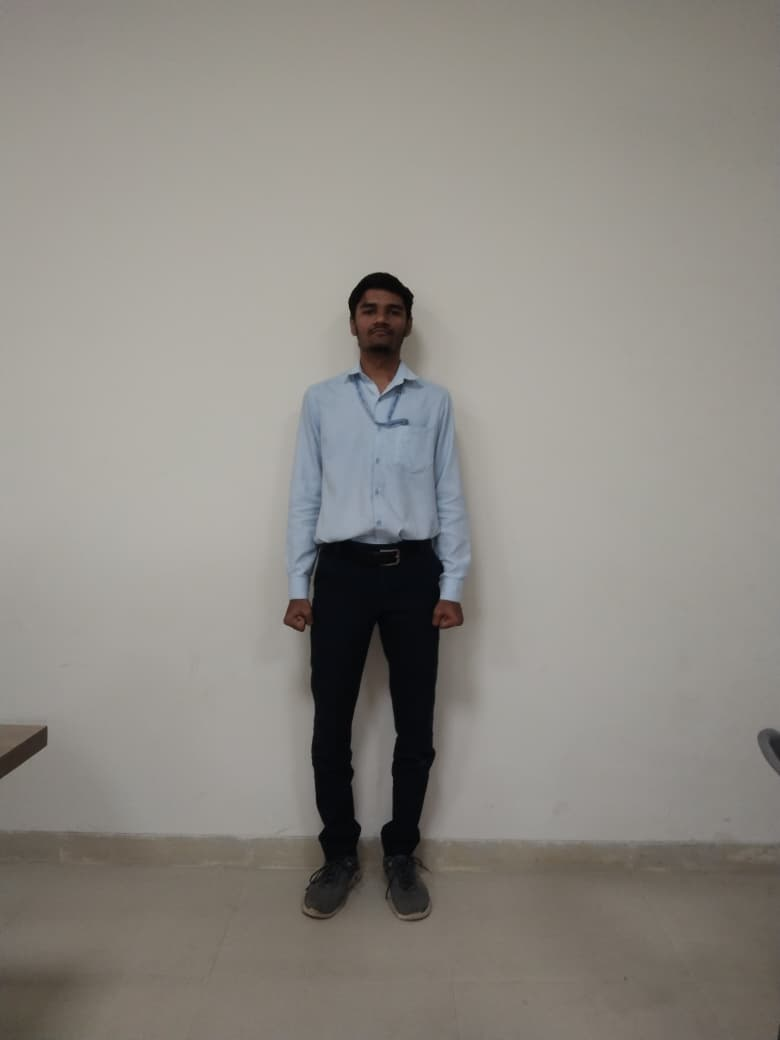
#> input picture test/front1.jpeg, 780 x 1040 px
$ python -i detection.py   (imports and definitions only)
#> lines starting #> are read from the running program, lines starting #| are printed output that depends on the picture; after the words box and inside, x2 and y2 are one past the last pixel; in counts of white or black regions, pixels touching at a corner belong together
#> further down, picture is the input picture: shape (1040, 780, 3); mean B, G, R 131.8, 137.8, 141.4
import cv2
import numpy as np


PERSON_CLASS_ID = 0


# [12 lines left out: functions bbox_height, bbox_width, not called in this run]


def bbox_center_x(bbox):
    x1, _, x2, _ = bbox
    return float(x1 + x2) / 2.0


# [10 lines left out: function is_bbox_fully_visible, not called in this run]


def _clip_bbox(bbox, image_shape):
    height, width = image_shape[:2]
    x1, y1, x2, y2 = bbox

    x1 = max(0, min(int(x1), width - 1))
    y1 = max(0, min(int(y1), height - 1))
    x2 = max(x1 + 1, min(int(x2), width))
    y2 = max(y1 + 1, min(int(y2), height))

    return (x1, y1, x2, y2)


# [48 lines left out: function detect_person, not called in this run]


def detect_door_heuristic(image):
    """
    Detect a door-like vertical rectangle using OpenCV contour heuristics.
    """

    gray = cv2.cvtColor(image, cv2.COLOR_BGR2GRAY)
    blurred = cv2.GaussianBlur(gray, (5, 5), 0)

    edges = cv2.Canny(blurred, 45, 140)
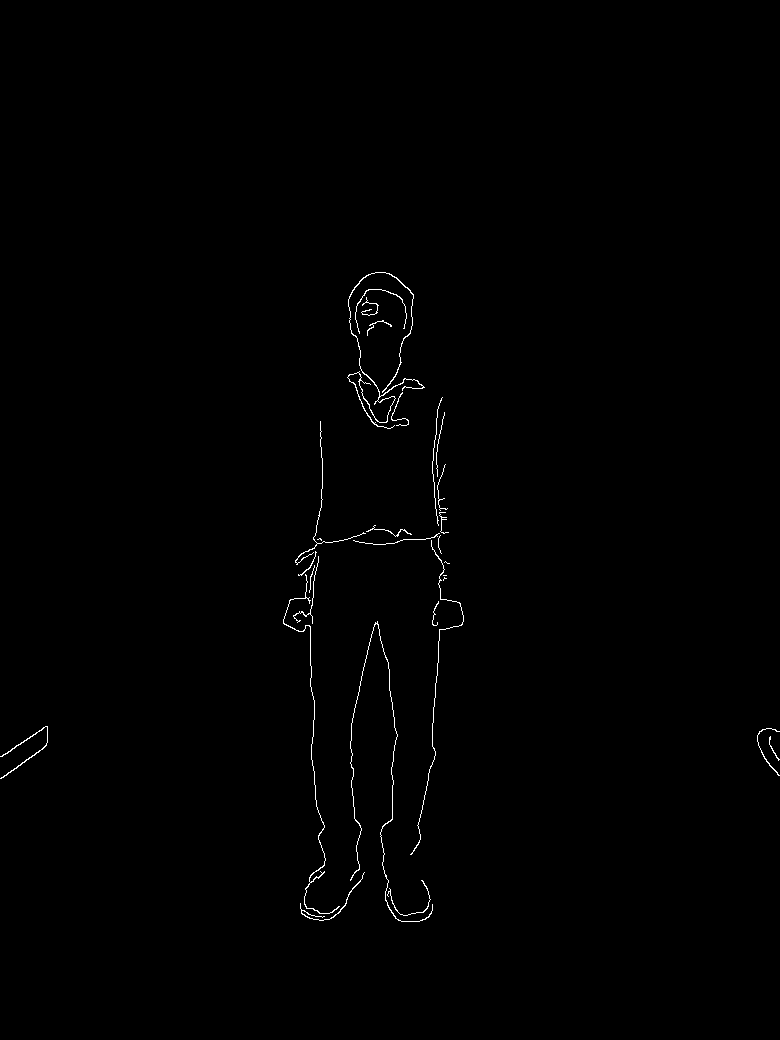
#> edges: shape (1040, 780); 0.5% white in thin lines or dots, all inside (x1, y1, x2, y2) = (0, 272, 780, 922)
    edge_kernel = np.ones((3, 3), np.uint8)
    edges = cv2.dilate(edges, edge_kernel, iterations=2)
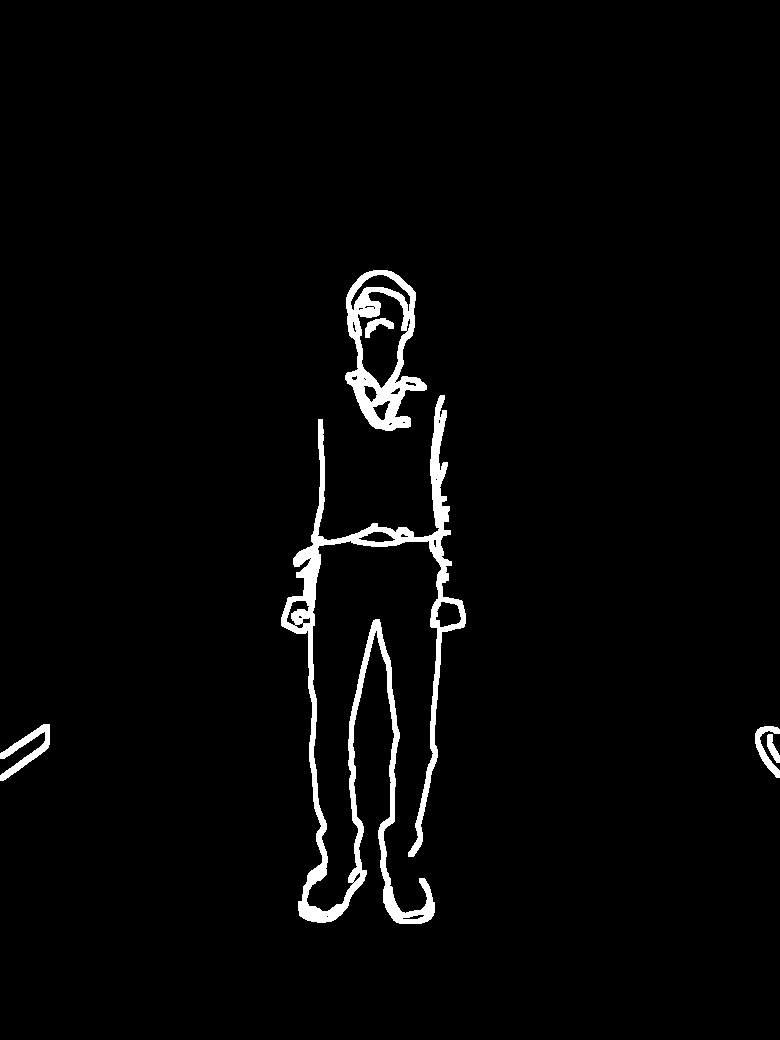
#> edges: shape (1040, 780); 2.6% white; 6 white regions, box (x1, y1, x2, y2) and area: (281, 395, 466, 924) 14382, (345, 270, 427, 431) 4881, (0, 724, 50, 781) 877, (755, 726, 780, 778) 467, (365, 318, 394, 338) 259, (767, 734, 780, 763) 189
    edges = cv2.erode(edges, edge_kernel, iterations=1)
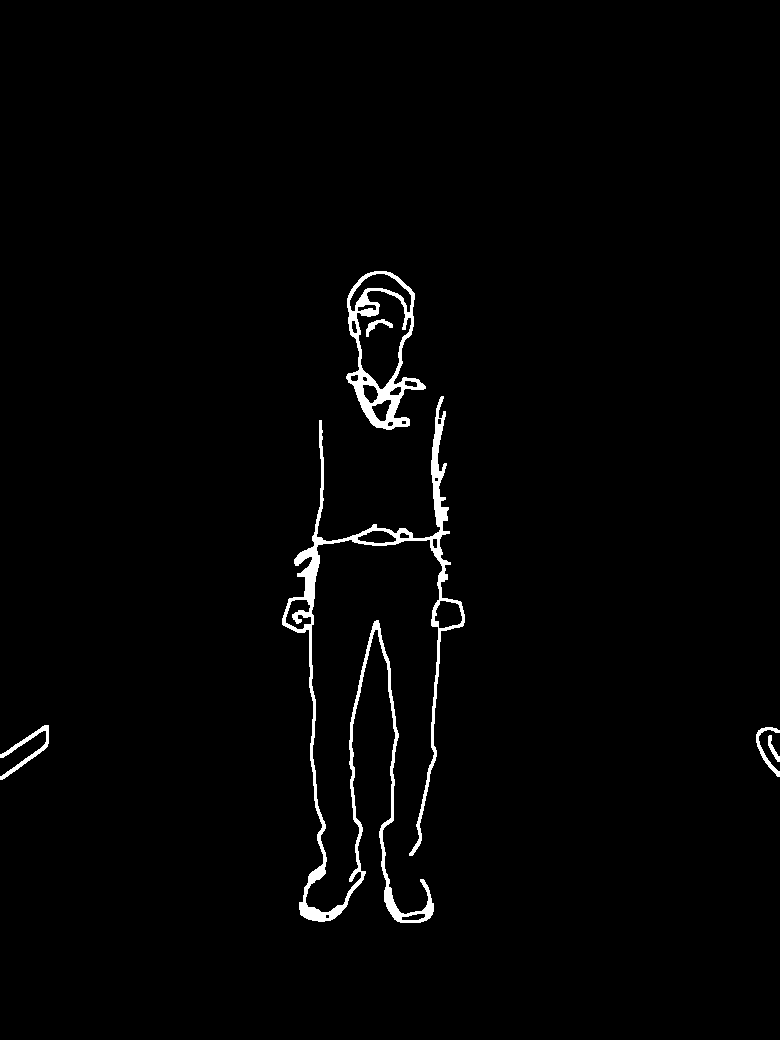
#> edges: shape (1040, 780); 1.7% white; 6 white regions, box (x1, y1, x2, y2) and area: (282, 396, 465, 923) 9319, (346, 271, 426, 430) 3323, (0, 725, 49, 780) 531, (756, 727, 780, 777) 280, (366, 319, 393, 337) 155, (768, 735, 780, 762) 113

    # Also use threshold-based regions so clean rectangular doors survive when
    # contour edges are fragmented.
    thresh = cv2.adaptiveThreshold(
        gray,
        255,
        cv2.ADAPTIVE_THRESH_GAUSSIAN_C,
        cv2.THRESH_BINARY_INV,
        31,
        7,
    )
#> thresh: shape (1040, 780); 2.6% white; 186 white regions (127 under 20 px), largest, box (x1, y1, x2, y2) and area: (296, 419, 464, 914) 7527, (348, 272, 414, 394) 2356, (379, 621, 430, 915) 2167
    thresh = cv2.morphologyEx(
        thresh,
        cv2.MORPH_CLOSE,
        np.ones((5, 5), np.uint8),
        iterations=1,
    )
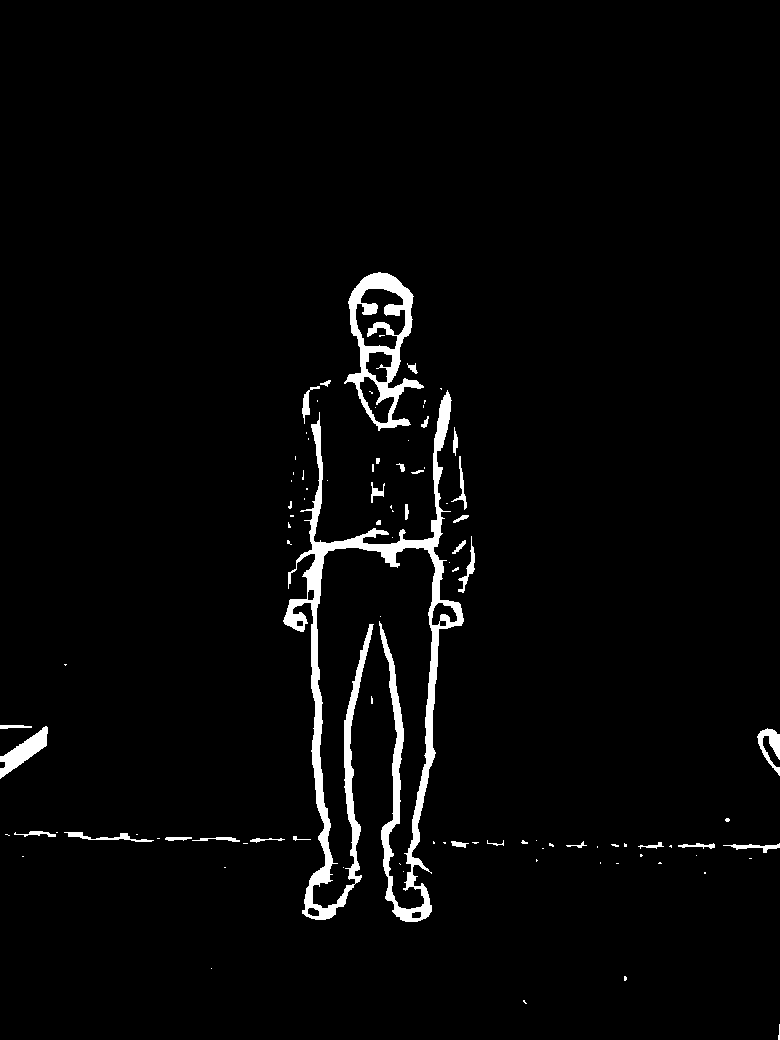
#> thresh: shape (1040, 780); 2.9% white; 98 white regions (64 under 20 px), largest, box (x1, y1, x2, y2) and area: (283, 390, 464, 922) 14895, (344, 272, 424, 431) 4085, (0, 726, 48, 779) 938

    merged = cv2.bitwise_or(edges, thresh)
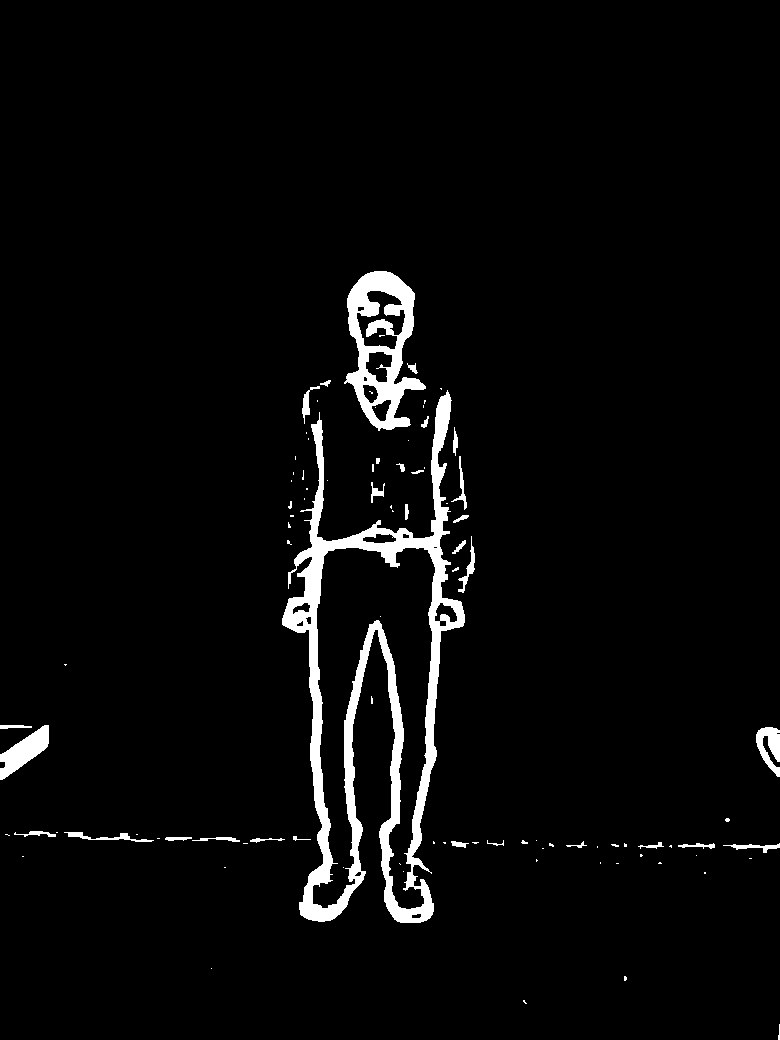
#> merged: shape (1040, 780); 3.7% white; 95 white regions (62 under 20 px)

    contours, _ = cv2.findContours(merged, cv2.RETR_EXTERNAL, cv2.CHAIN_APPROX_SIMPLE)
#> contours = 88 contours, 62 with area under 20; largest, box (x1, y1, x2, y2) and area: (282, 390, 465, 923) 41939, (344, 271, 426, 431) 7820, (0, 725, 49, 780) 1145, (756, 727, 780, 777) 607, (64, 832, 154, 842) 188
    if not contours:
        raise ValueError("No door-like region found")

    img_h, img_w = image.shape[:2]
#> img_h = 1040; img_w = 780
    img_area = float(img_h * img_w)
#> img_area = 811200

    best_bbox = None
    best_score = -1.0

    for contour in contours:
        x, y, w, h = cv2.boundingRect(contour)
        if w < 35 or h < 140:
            continue

        area = float(w * h)
        area_ratio = area / max(img_area, 1.0)
        if area_ratio < 0.008:
            continue

        aspect_ratio = float(h) / float(max(w, 1))
        if aspect_ratio < 1.8 or aspect_ratio > 8.0:
            continue

        contour_area = float(cv2.contourArea(contour))
        rectangularity = contour_area / max(area, 1.0)
        if rectangularity < 0.06:
            continue

        perimeter = cv2.arcLength(contour, True)
        approx = cv2.approxPolyDP(contour, 0.03 * perimeter, True)
        quad_bonus = 0.25 if len(approx) in (4, 5) else 0.0

        vertical_coverage = float(h) / float(max(img_h, 1))
        center_x = x + (w / 2.0)
        center_bias = 1.0 - min(abs(center_x - (img_w / 2.0)) / (img_w / 2.0), 1.0)

        score = (
            (area_ratio * 1.8)
            + min(aspect_ratio / 4.0, 1.0)
            + min(rectangularity, 1.0)
            + (vertical_coverage * 1.2)
            + (center_bias * 0.35)
            + quad_bonus
        )
        if score > best_score:
            best_score = score
            best_bbox = (x, y, x + w, y + h)
#> this loop made 88 passes
#> (x, y, w, h) on passes 1, 2, 3, 4, 13, 14, 17, 18, 19, 20, 21, 22: (778, 1024, 2, 16), (523, 1000, 4, 4), (624, 976, 3, 5), (211, 968, 1, 1), (696, 855, 1, 1), (640, 854, 3, 3), (669, 845, 3, 3), (611, 844, 8, 3), (723, 843, 57, 10), (678, 843, 37, 6), (624, 843, 3, 4), (549, 843, 5, 4)
#> (contour, x, y, w, h) on passes 5 to 10: ([[704, 872], [704, 873], [705, 873], [705, 872]], 704, 872, 2, 2), ([[224, 867], [225, 867]], 224, 867, 2, 1), ([[616, 863], [618, 863]], 616, 863, 3, 1), ([[659, 862], [658, 863], [661, 863], [660, 862]], 658, 862, 4, 2), ([[600, 862], [600, 863]], 600, 862, 1, 2), ([[536, 859], [536, 861], [537, 860]], 536, 859, 2, 3)
#> after the loop, best_score = 2.32

    if best_bbox is None:
        raise ValueError("Door detection failed")

    best_bbox = _clip_bbox(best_bbox, image.shape)
#> in _clip_bbox, `x1, y1, x2, y2 = bbox`: x1 = 282; y1 = 390; x2 = 465; y2 = 923
    x1, y1, x2, y2 = best_bbox
#> x1 = 282; y1 = 390; x2 = 465; y2 = 923
    door_crop = image[y1:y2, x1:x2]
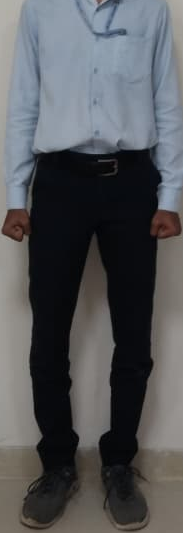
#> door_crop: shape (533, 183, 3); mean B, G, R 89.3, 86.4, 84.7

    confidence = float(min(max(best_score / 3.0, 0.0), 1.0))
#> confidence = 0.775

    return {
        "bbox": best_bbox,
        "crop": door_crop,
        "confidence": confidence,
    }

>>> import cv2
>>> picture = cv2.imread('../test/front1.jpeg')
>>> result = detect_door_heuristic(picture)
#> result = 3 items
